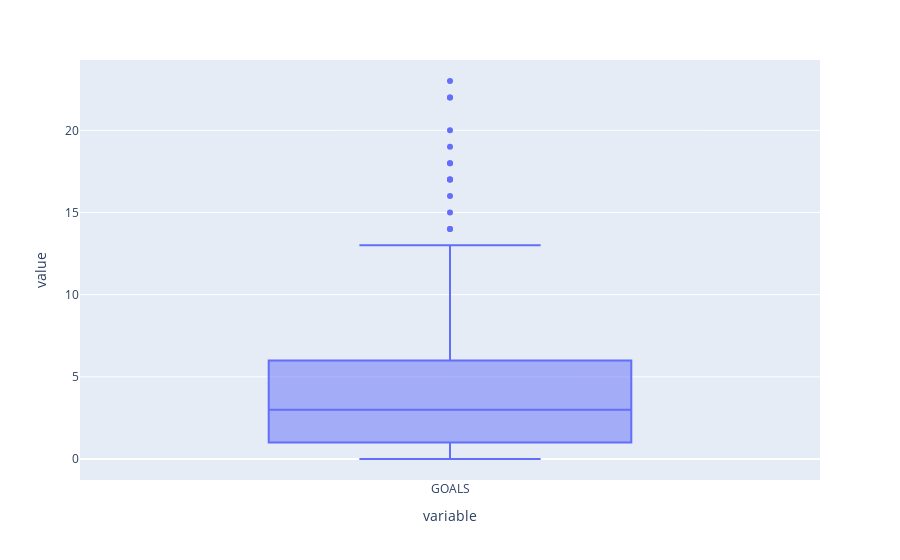

Notebook source saved alongside this figure:
### Code cell
px.box(df[['GOALS','PLAYER']],hover_data=["PLAYER"])

### Figure 1 — Plotly figure (JSON) as saved in the notebook; plotly's stock layout.template omitted (floating-point values rounded to 4 significant figures; data arrays with more than 128 entries replaced by an {"elided": "..."} marker saying what was removed)
{"data": [{"alignmentgroup": "True", "customdata": {"elided": "197x1 str values"}, "hovertemplate": "variable=%{x}<br>value=%{y}<br>PLAYER=%{customdata[0]}<extra></extra>", "legendgroup": "", "marker": {"color": "#636efa"}, "name": "", "notched": false, "offsetgroup": "", "orientation": "v", "showlegend": false, "type": "box", "x": {"elided": "197 str values"}, "x0": " ", "xaxis": "x", "y": {"elided": "197 int values"}, "y0": " ", "yaxis": "y"}], "layout": {"boxmode": "group", "legend": {"tracegroupgap": 0}, "margin": {"t": 60}, "xaxis": {"anchor": "y", "domain": [0, 1], "title": {"text": "variable"}}, "yaxis": {"anchor": "x", "domain": [0, 1], "title": {"text": "value"}}}}
